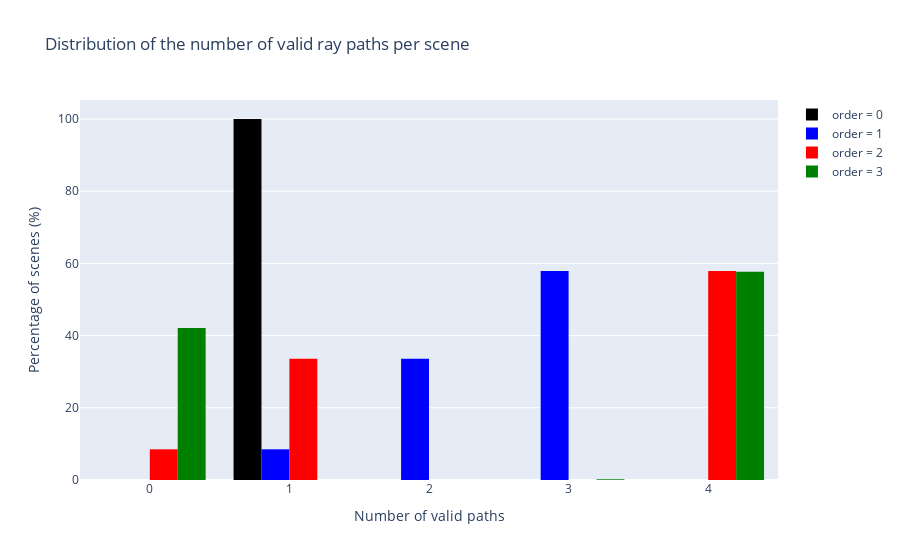

Notebook source saved alongside this figure:
### Markdown cell above
We then collect some statistics about the scenes we are training on.

### Code cell
key_stats = jr.key(1234)

scenes = train_dataloader(key=key_stats)

num_valid_paths = defaultdict(list)  # Number of valid paths
num_total_paths = defaultdict(list)  # Total number of path (candidates)

colors = {0: "black", 1: "blue", 2: "red", 3: "green"}

for _ in trange(
    1_000,
    desc="Collecting statistics over many realizations",
    leave=False,
):
    scene = next(scenes)
    num_active_primitives = scene.mesh.num_active_primitives
    for order in colors:
        num_valid_paths[order].append(0)
        if order == 0:
            num_path_candidates = 1
        else:
            num_path_candidates = num_active_primitives * (
                num_active_primitives - 1
            ) ** (order - 1)
        num_total_paths[order].append(num_path_candidates)
        for paths in scene.compute_paths(order=order, chunk_size=100_000):
            num_valid_paths[order][-1] += paths.mask.sum()

fig = go.Figure()
for order, color in colors.items():
    print(f"\tStatistics for {order = }:")
    num_valid = jnp.array(num_valid_paths[order])
    num_total = jnp.array(num_total_paths[order])
    where = num_total != 0  # We discard rare cases without any candidate
    avg_total = int(num_total.mean(where=where))
    frac = float((num_valid / num_total).mean(where=where))
    frac_one = float((num_valid > 0).sum(where=where) / where.sum())
    print(
        f"\t- an average of {avg_total} path candidates exist;\n"
        f"\t- out of which {frac:.8%} of the paths are valid\n"
        f"\t- and {frac_one:.8%}% of the scenes contained at least one valid path."
    )
    fig.add_histogram(
        x=num_valid,
        histnorm="percent",
        name=f"{order = }",
        marker_color=color,
    )

fig.update_layout(
    title="Distribution of the number of valid ray paths per scene",
    xaxis_title="Number of valid paths",
    yaxis_title="Percentage of scenes (%)",
)

### Figure 1 — Plotly figure (JSON) as saved in the notebook; plotly's stock layout.template omitted (floating-point values rounded to 4 significant figures; data arrays with more than 128 entries replaced by an {"elided": "..."} marker saying what was removed)
{"data": [{"histnorm": "percent", "marker": {"color": "black"}, "name": "order = 0", "type": "histogram", "x": {"elided": "1000 int values"}}, {"histnorm": "percent", "marker": {"color": "blue"}, "name": "order = 1", "type": "histogram", "x": {"elided": "1000 int values"}}, {"histnorm": "percent", "marker": {"color": "red"}, "name": "order = 2", "type": "histogram", "x": {"elided": "1000 int values"}}, {"histnorm": "percent", "marker": {"color": "green"}, "name": "order = 3", "type": "histogram", "x": {"elided": "1000 int values"}}], "layout": {"title": {"text": "Distribution of the number of valid ray paths per scene"}, "xaxis": {"title": {"text": "Number of valid paths"}}, "yaxis": {"title": {"text": "Percentage of scenes (%)"}}}}
